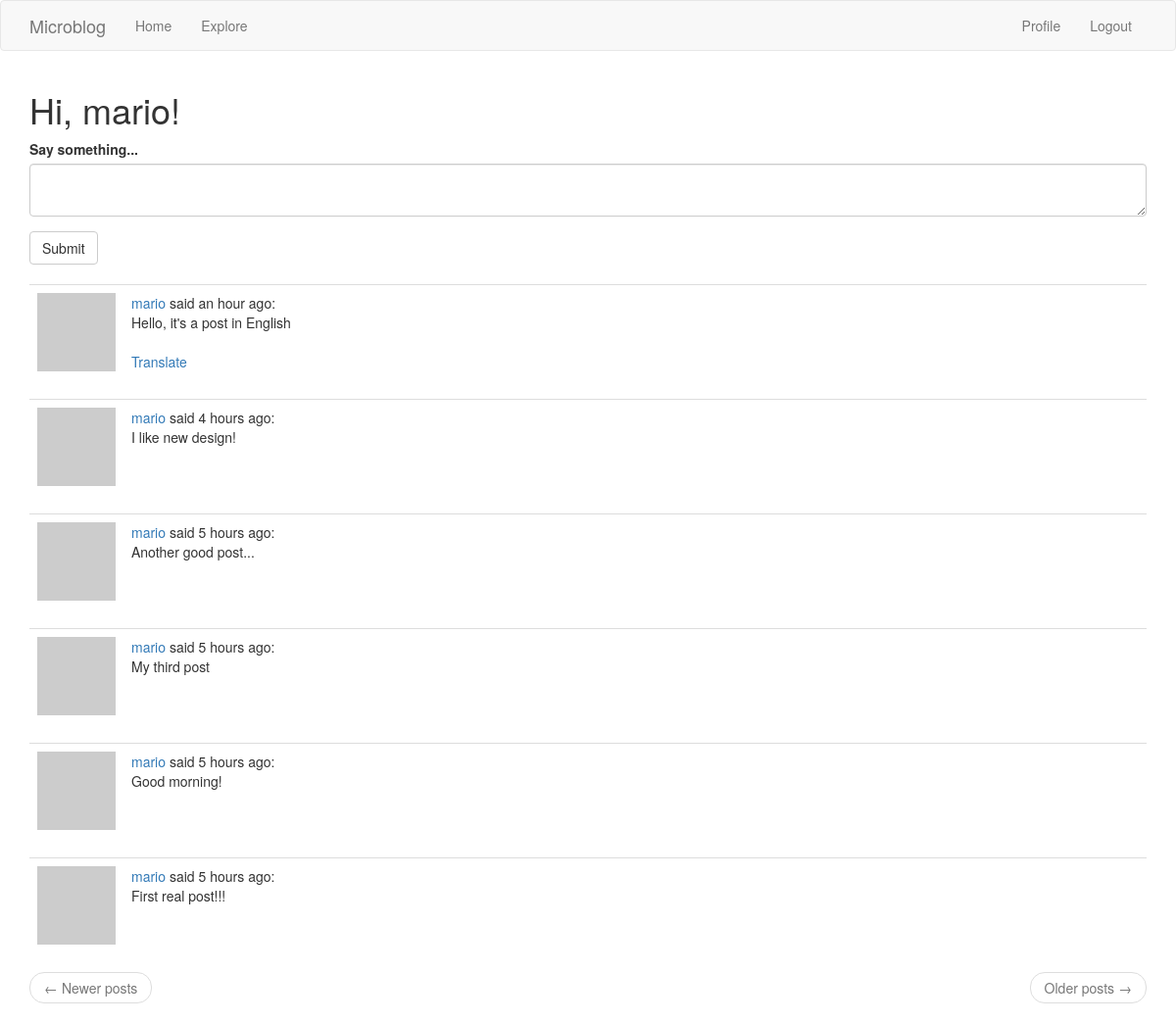
The page /index (signed in) on the database its author committed.
### app/models.py (models this page shows, shortened)
class User(UserMixin, db.Model):
    id = db.Column(db.Integer, primary_key=True)
    username = db.Column(db.String(64), index=True, unique=True)
    email = db.Column(db.String(120), index=True, unique=True)
    password_hash = db.Column(db.String(128))
    about_me = db.Column(db.String(140))
    last_seen = db.Column(db.DateTime, default=dt.datetime.utcnow)
    posts = db.relationship("Post", backref="author", lazy="dynamic")
    followed = db.relationship(
        "User",
        secondary=followers,
        primaryjoin=(followers.c.follower_id == id),
        secondaryjoin=(followers.c.followed_id == id),
        backref=db.backref("followers", lazy="dynamic"),
        lazy="dynamic",
    )
    def avatar(self, size):
        digest = md5(self.email.lower().encode("utf-8")).hexdigest()
        return "https://www.gravatar.com/avatar/{}?d=identicon&s={}".format(
            digest, size
        )
    def followed_posts(self):
        followed = Post.query.join(
            followers, (followers.c.followed_id == Post.user_id)
        ).filter(followers.c.follower_id == self.id)
        own = Post.query.filter_by(user_id=self.id)
        return followed.union(own).order_by(Post.timestamp.desc())

class Post(db.Model):
    id = db.Column(db.Integer, primary_key=True)
    body = db.Column(db.String(140))
    timestamp = db.Column(db.DateTime, index=True, default=dt.datetime.utcnow)
    user_id = db.Column(db.Integer, db.ForeignKey("user.id"), index=True)
    language = db.Column(db.String(5))

### app/routes.py (the view, shortened to what this page needs)
@app.route("/", methods=["GET", "POST"])
@app.route("/index", methods=["GET", "POST"])
@login_required
def index():
    form = PostForm()
    page = request.args.get("page", 1, type=int)
    posts = current_user.followed_posts().paginate(
        page, app.config["POSTS_PER_PAGE"], False
    )
    next_url = url_for("index", page=posts.next_num) if posts.has_next else None
    prev_url = url_for("index", page=posts.prev_num) if posts.has_prev else None
    return render_template(
        "index.html",
        title="Home",
        posts=posts.items,
        form=form,
        next_url=next_url,
        prev_url=prev_url,
    )

### app/forms.py
class PostForm(FlaskForm):
    post = TextAreaField(
        "Say something...", validators=[DataRequired(), Length(min=1, max=140)]
    )
    submit = SubmitField("Submit")

### app/models.py (called while the page is built)
@login_manager.user_loader
def load_user(id):
    return User.query.get(int(id))

### app/routes.py (called while the page is built)
@app.before_request
def before_request():
    if current_user.is_authenticated:
        current_user.last_seen = dt.datetime.utcnow()
        db.session.commit()
    g.locale = str(get_locale())

### app/templates/index.html
{% extends "base.html" %}
{% import 'bootstrap/wtf.html' as wtf %}
{% block app_content %}
    <h1>{{ _("Hi, %(username)s!", username=current_user.username) }}</h1>
    {% if form %}
        {{ wtf.quick_form(form) }}
        <br>
    {% endif %}
    {% for post in posts %}
        {% include '_post.html' %}
    {% endfor %}
    <nav aria-label="...">
        <ul class="pager">
            <li class="previous{% if not prev_url %} disabled{% endif %}">
                <a href="{{ prev_url or '#' }}">
                    <span aria-hidden="true">&larr;</span> Newer posts
                </a>
            </li>
            <li class="next{% if not next_url %} disabled{% endif %}">
                <a href="{{ next_url or '#' }}">
                    Older posts <span aria-hidden="true">&rarr;</span>
                </a>
            </li>
        </ul>
    </nav>
{% endblock %}

### app/templates/_post.html (shortened to what this page needs)
<table class="table table-hover">
    <tr>
        <td width="70px">
            <a href="{{ url_for('user', username=post.author.username) }}">
                <img src="{{ post.author.avatar(70) }}" />
            </a>
        </td>
        <td>
            {{ _('%(username)s said %(when)s', username=user_link, when=moment(post.timestamp).fromNow()) }}:
            <br>
            <span id="post{{ post.id }}">{{ post.body }}</span>
            {% if post.language and post.language != g.locale %}
                <br><br>
                <span id="translation{{ post.id }}">
                    <a href="javascript:translate(
                        '#post{{ post.id }}',
                        '#translation{{ post.id }}',
                        '{{ post.language }}',
                        '{{ g.locale }}');"
                    >{{ _('Translate') }}</a>
                </span>
            {% endif %}
        </td>
    </tr>
</table>

### rows shown on the page
Post: body "Hello, it's a post in English"
Post: body "I like new design!"
Post: body "Another good post..."
Post: body "My third post"
Post: body "Good morning!"
Post: body "First real post!!!"
